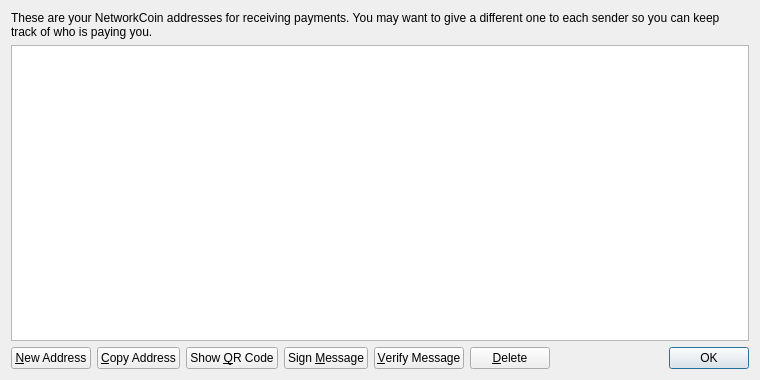
<?xml version="1.0" encoding="UTF-8"?>
<ui version="4.0">
 <class>AddressBookPage</class>
 <widget class="QWidget" name="AddressBookPage">
  <property name="geometry">
   <rect>
    <x>0</x>
    <y>0</y>
    <width>760</width>
    <height>380</height>
   </rect>
  </property>
  <property name="windowTitle">
   <string>Address Book</string>
  </property>
  <layout class="QVBoxLayout" name="verticalLayout">
   <item>
    <widget class="QLabel" name="labelExplanation">
     <property name="text">
      <string>These are your NetworkCoin addresses for receiving payments. You may want to give a different one to each sender so you can keep track of who is paying you.</string>
     </property>
     <property name="textFormat">
      <enum>Qt::PlainText</enum>
     </property>
     <property name="wordWrap">
      <bool>true</bool>
     </property>
    </widget>
   </item>
   <item>
    <widget class="QTableView" name="tableView">
     <property name="contextMenuPolicy">
      <enum>Qt::CustomContextMenu</enum>
     </property>
     <property name="toolTip">
      <string>Double-click to edit address or label</string>
     </property>
     <property name="tabKeyNavigation">
      <bool>false</bool>
     </property>
     <property name="alternatingRowColors">
      <bool>true</bool>
     </property>
     <property name="selectionMode">
      <enum>QAbstractItemView::SingleSelection</enum>
     </property>
     <property name="selectionBehavior">
      <enum>QAbstractItemView::SelectRows</enum>
     </property>
     <property name="sortingEnabled">
      <bool>true</bool>
     </property>
     <attribute name="verticalHeaderVisible">
      <bool>false</bool>
     </attribute>
    </widget>
   </item>
   <item>
    <layout class="QHBoxLayout" name="horizontalLayout">
     <item>
      <widget class="QPushButton" name="newAddressButton">
       <property name="toolTip">
        <string>Create a new address</string>
       </property>
       <property name="text">
        <string>&amp;New Address</string>
       </property>
       <property name="icon">
        <iconset resource="../bitcoin.qrc">
         <normaloff>:/icons/add</normaloff>:/icons/add</iconset>
       </property>
      </widget>
     </item>
     <item>
      <widget class="QPushButton" name="copyToClipboard">
       <property name="toolTip">
        <string>Copy the currently selected address to the system clipboard</string>
       </property>
       <property name="text">
        <string>&amp;Copy Address</string>
       </property>
       <property name="icon">
        <iconset resource="../bitcoin.qrc">
         <normaloff>:/icons/editcopy</normaloff>:/icons/editcopy</iconset>
       </property>
      </widget>
     </item>
     <item>
      <widget class="QPushButton" name="showQRCode">
       <property name="text">
        <string>Show &amp;QR Code</string>
       </property>
       <property name="icon">
        <iconset resource="../bitcoin.qrc">
         <normaloff>:/icons/qrcode</normaloff>:/icons/qrcode</iconset>
       </property>
      </widget>
     </item>
     <item>
      <widget class="QPushButton" name="signMessage">
       <property name="toolTip">
        <string>Sign a message to prove you own a NetworkCoin address</string>
       </property>
       <property name="text">
        <string>Sign &amp;Message</string>
       </property>
       <property name="icon">
        <iconset resource="../bitcoin.qrc">
         <normaloff>:/icons/edit</normaloff>:/icons/edit</iconset>
       </property>
      </widget>
     </item>
     <item>
      <widget class="QPushButton" name="verifyMessage">
       <property name="toolTip">
        <string>Verify a message to ensure it was signed with a specified NetworkCoin address</string>
       </property>
       <property name="text">
        <string>&amp;Verify Message</string>
       </property>
       <property name="icon">
        <iconset resource="../bitcoin.qrc">
         <normaloff>:/icons/transaction_0</normaloff>:/icons/transaction_0</iconset>
       </property>
      </widget>
     </item>
     <item>
      <widget class="QPushButton" name="deleteButton">
       <property name="toolTip">
        <string>Delete the currently selected address from the list</string>
       </property>
       <property name="text">
        <string>&amp;Delete</string>
       </property>
       <property name="icon">
        <iconset resource="../bitcoin.qrc">
         <normaloff>:/icons/remove</normaloff>:/icons/remove</iconset>
       </property>
      </widget>
     </item>
     <item>
      <spacer name="horizontalSpacer">
       <property name="orientation">
        <enum>Qt::Horizontal</enum>
       </property>
       <property name="sizeHint" stdset="0">
        <size>
         <width>40</width>
         <height>20</height>
        </size>
       </property>
      </spacer>
     </item>
     <item>
      <widget class="QDialogButtonBox" name="buttonBox">
       <property name="sizePolicy">
        <sizepolicy hsizetype="Maximum" vsizetype="Fixed">
         <horstretch>0</horstretch>
         <verstretch>0</verstretch>
        </sizepolicy>
       </property>
       <property name="standardButtons">
        <set>QDialogButtonBox::Ok</set>
       </property>
      </widget>
     </item>
    </layout>
   </item>
  </layout>
 </widget>
 <resources>
  <include location="../bitcoin.qrc"/>
 </resources>
 <connections/>
</ui>
